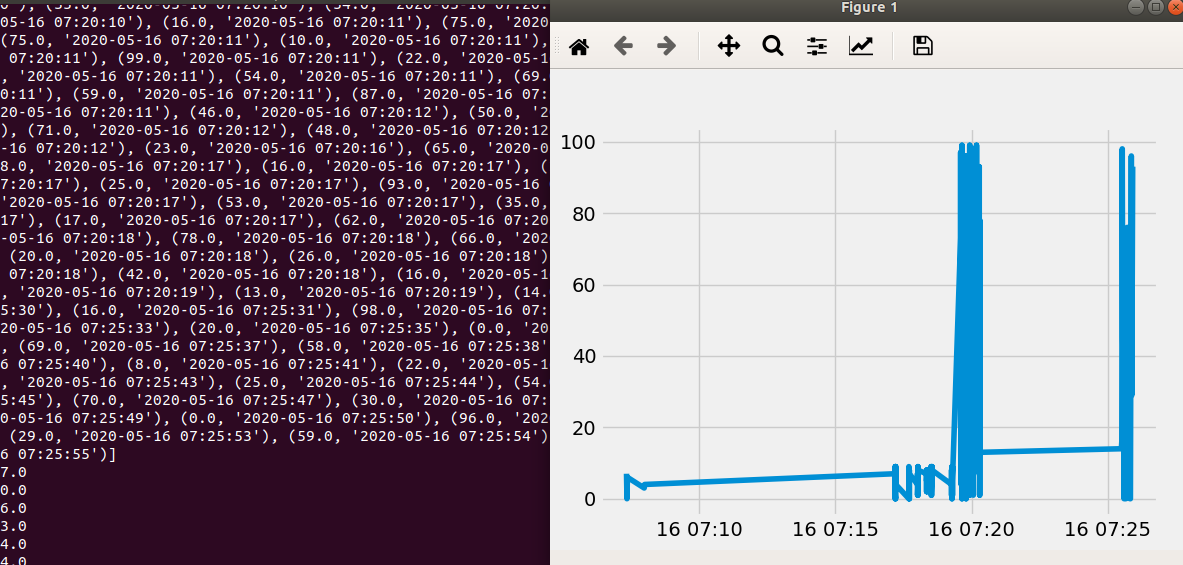

Write the Python code that produced this figure.
# from numpy.random import default_rng
import time

# from asyncio import sleep
import datetime
import random
# import numpy as np
# import boto3
# import tensorflow as tf
# import aiopg


import sqlite3
conn = sqlite3.connect('example.db')
c = conn.cursor()





def create_table():
    """Создаёт бд"""
    c.execute("CREATE TABLE IF NOT EXISTS stuffToPlot(unix REAL, datestamp TEXT, keyword TEXT, value REAL)")


create_table()

def dynamic_data_entry():
    from time import sleep

    unix = int(time.time())
    date = str(datetime.datetime.fromtimestamp(unix).strftime('%Y-%m-%d %H:%M:%S'))
    keyword = 'Python'
    value = random.randrange(0,100)

    c.execute("INSERT INTO stuffToPlot (unix, datestamp, keyword, value) VALUES (?, ?, ?, ?)",
          (unix, date, keyword, value))

    conn.commit()
    sleep(1) 




def read_from_db():

    """Чтение из бд."""
    
    c.execute('SELECT * FROM stuffToPlot')
    data = c.fetchall()
    print(data)
    for row in data:
        print(row)

    c.execute('SELECT * FROM stuffToPlot WHERE value = 3')
    data = c.fetchall()
    print(data)
    for row in data:
        print(row)

    c.execute('SELECT * FROM stuffToPlot WHERE unix > 1452554972')
    data = c.fetchall()
    print(data)
    for row in data:
        print(row)




    c.execute('SELECT value, datestamp FROM stuffToPlot WHERE unix > 1452554972')
    data = c.fetchall()
    print(data)
    for row in data:
        print(row[0])

from numpy.random import default_rng
rg = default_rng(12345)


for i in range(int(rg.random()*100)):
    dynamic_data_entry()
# dir(boto3)



def graph_data():
    """Рисует данные из таблицы.""" 
    c.execute('SELECT datestamp, value FROM stuffToPlot') 
    data = c.fetchall()

    dates = []
    values = []
    
    for row in data:
        dates.append(parser.parse(row[0]))
        values.append(row[1])

    plt.plot_date(dates,values,'-')
    plt.show()

def graph_data_new():
    # Connect to database
    now = datetime.now()
    sqlite_file = '/home/pi/scripts/database/climate.db'
    conn = sqlite3.connect(sqlite_file)
    c = conn.cursor()
    style.use('fivethirtyeight')

    c.execute('SELECT temperature, humidity, feelslike, timenow FROM external')
    data = c.fetchall()

    temperature = []
    humidity = []
    feelslike = []
    timenow = []

    for row in data:
        timenow.append(parser.parse(row[0])) 
        values.append(row[1])

    plt.plot_date(temperature, humidity, feelslike,'-')
    plt.savefig('/home/pi/scripts/database/foo.png')
    c.close()
    conn.close()





import matplotlib.pyplot as plt
# import matplotlib.dates as mdates
from dateutil import parser
from matplotlib import style
style.use('fivethirtyeight')
    
read_from_db()
graph_data()
c.close
conn.close()